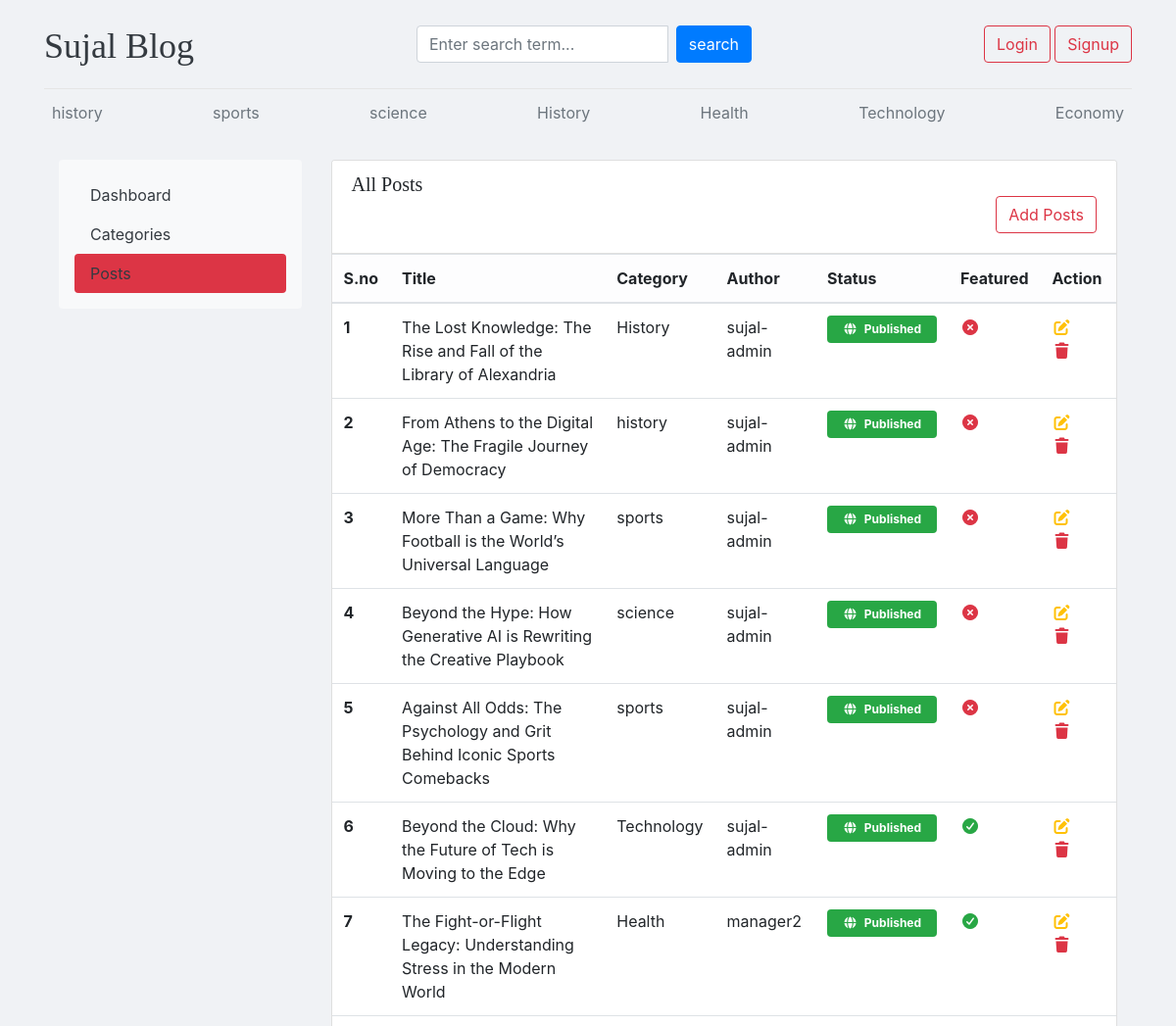
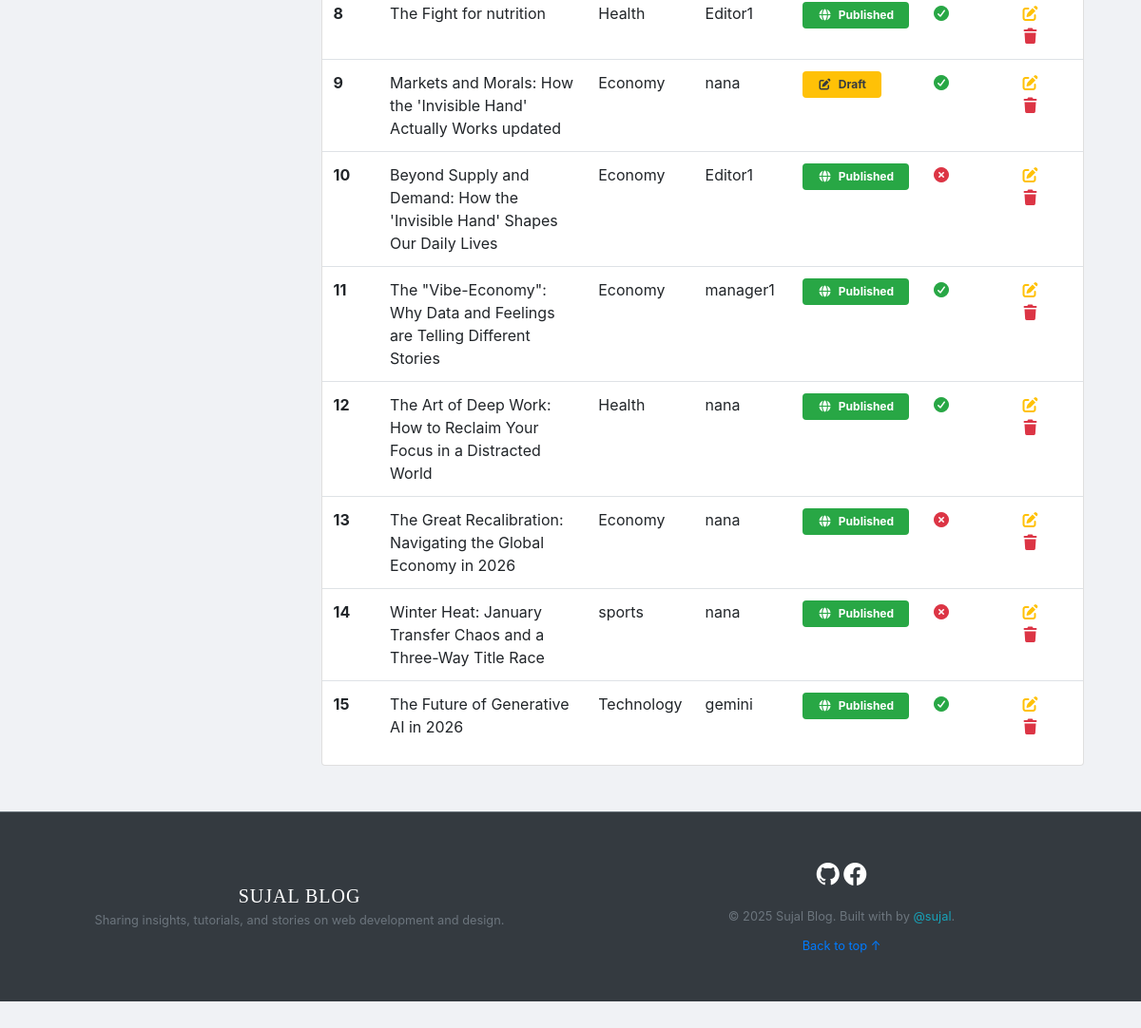
The app's page /dashboard/posts/ with its own data (2 pictures, top to bottom).
### blogs/models.py (models this page shows, shortened)
class Category(models.Model):
    category_name=models.CharField(max_length=50,unique=True)
    created_at=models.DateTimeField(auto_now_add=True)
    updated_at=models.DateField(auto_now=True)
    class Meta:
        verbose_name_plural='categories'
    def __str__(self):
        return self.category_name

class Blog(models.Model):
    title=models.CharField(max_length=100)
    slug=models.SlugField(max_length=150,unique=True,blank=True)
    category=models.ForeignKey(Category,on_delete=models.CASCADE)
    author=models.ForeignKey(User,on_delete=models.CASCADE)
    featured_image=models.ImageField(upload_to='upload/%y/%m/%d')
    short_description=models.TextField(max_length=500)
    blog_body =models.TextField(max_length=2000)
    status=models.CharField(max_length=20,choices=STATUS_CHOICES,default=0)
    is_featured=models.BooleanField(default=False)
    created_at=models.DateTimeField(auto_now_add=True)
    updated_at=models.DateField(auto_now=True)

### dashboards/views.py (the view)
# urls.py: path('posts/',views.posts,name='posts'),
def posts(request):
    posts=Blog.objects.all()
    context={"posts":posts}
    return render(request,'dashboard/post.html',context)

### blogs/context_processors.py (called while the page is built)
def get_categories(request):
    categories=Category.objects.all()
    return dict(categories=categories)

### templates/dashboard/post.html (shortened to what this page needs)
{% extends 'base.html' %}
{% block body %}
<div class="container-fluid mt-4">
  <div class="row">
    {% include 'dashboard/sidebar.html' %}
    <div class="col-md-9">
      <div class="card shadow-sm">
        <div class="card-header bg-white">
          <h5 class="mb-0">All Posts</h5>
          <a href="{% url 'add_posts' %}" class="btn btn-outline-danger btn-md float-right mb-2">Add Posts</a>
        </div>
        <div class="table-responsive">
          <table class="table table-hover align-middle">
            <thead class="table-light">
              <tr>
                <th>S.no</th>
                <th>Title</th>
                <th>Category</th>
                <th>Author</th>
                <th>Status</th>
                <th>Featured</th>
                <th>Action</th>
              </tr>
            </thead>
            <tbody>
              {% for post in posts %}
              <tr>
                <th>{{forloop.counter}}</th>
                <td>{{post.title}}</td>
                <td>{{post.category}}</td>
                <td>{{post.author}}</td>
               <td>
  {% if post.status == "Published" %}
    <span class="badge badge-success px-3 py-2">
      <i class="fas fa-globe mr-1"></i> Published
    </span>
  {% elif post.status == "Draft" %}
    <span class="badge badge-warning px-3 py-2 text-dark">
      <i class="fas fa-edit mr-1"></i> Draft
    </span>
  {% else %}
    <span class="badge badge-secondary px-3 py-2">
      {{ post.status }}
    </span>
  {% endif %}
</td>
                <td>
  {% if post.is_featured %}
    <i class="fas fa-check-circle text-success" title="Featured"></i>
  {% else %}
    <i class="fas fa-times-circle text-danger" title="Not Featured"></i>
  {% endif %}
</td>
                <td>
                  <a href="{% url 'edit_posts' post.id %}"><i class="fa-solid fa-pen-to-square text-warning"></i></a>
                  <a href="{% url 'delete_posts' post.id %}"><i class="fa-solid fa-trash text-danger"></i></a>
                </td>
              </tr>
              {% endfor %}
            </tbody>
          </table>
        </div>
      </div>
    </div>
  </div>
</div>
{% endblock body %}

### templates/base.html (shortened to what this page needs)
<!DOCTYPE html>
{% load static %}
<html lang="en">
<head>
  <link href="https://getbootstrap.com/docs/4.0/dist/css/bootstrap.min.css" rel="stylesheet">
  <link href="{% static 'css/blog.css' %}" rel="stylesheet">
  <link rel="stylesheet" href="https://cdnjs.cloudflare.com/ajax/libs/font-awesome/7.0.1/css/all.min.css" />
  <link rel="stylesheet" href="https://cdn.jsdelivr.net/npm/bootstrap-icons@1.11.3/font/bootstrap-icons.min.css">
</head>
<body>
<div class="main">
  <div class="container ">
    <header class="blog-header py-3">
      <div class="row flex-nowrap justify-content-between align-items-center">
        <div class="col-4 pt-1 ">
          <a class="blog-header-logo text-dark " href="/">Sujal Blog</a>
        </div>
        <div class="col-4">
          <form action="{% url 'search' %}" method="GET">
            <div class="input-group">
              <input class="form-control" type="text" name="keyword" placeholder="Enter search term..."
                aria-label="Enter search term..." aria-describedby="button-search" />
              <button type="submit" class="btn btn-primary mx-2" id="button-search">search</button>
            </div>
          </form>
        </div>
        <div class="col-4 d-flex justify-content-end align-items-center">
          {% if not user.is_authenticated %}
          <a class="btn btn-md btn-outline-danger btn-success" href="{% url 'login' %}">Login</a> &nbsp;
          <a class="btn btn-md btn-outline-danger" href="{% url 'register' %}">Signup</a>
          {% endif %}
        </div>
      </div>
    </header>
    <div class="nav-scroller py-1 mb-2">
      <nav class="nav d-flex justify-content-between">
        {% for cat in categories %}
        <a class="p-2 text-muted fw-bold" href="{% url 'post_by_category' cat.id %}">{{cat.category_name}}</a>
        {% endfor %}
      </nav>
    </div>
    {% block body %}
    {% endblock body %}
  </div>
 <footer class="blog-footer bg-dark text-white mt-5 py-5 border-top border-secondary">
  <div class="container">
    <div class="row align-items-center">
      <div class="col-md-6 text-center text-md-start mb-4 mb-md-0">
        <h5 class="fw-bold text-uppercase mb-1" style="letter-spacing: 1px;">Sujal Blog</h5>
        <p class="text-secondary small mb-0">Sharing insights, tutorials, and stories on web development and design.</p>
      </div>
      <div class="col-md-6 text-center text-md-end">
        <div class="mb-3">
          <a href="https://github.com/sujallmajhi" target="_blank" class="text-white me-4 text-decoration-none shadow-sm">
            <i class="bi bi-github" style="font-size: 1.5rem;"></i>
          </a>
          <a href="https://www.facebook.com/share/1NXvtaTKYE/" target="_blank" class="text-white text-decoration-none shadow-sm">
            <i class="bi bi-facebook" style="font-size: 1.5rem;"></i>
          </a>
        </div>
        <p class="text-secondary small mb-0">
          &copy; 2025 Sujal Blog. Built with  by
          <a href="https://github.com/sujallmajhi" class="text-info text-decoration-none fw-bold">@sujal</a>.
        </p>
        <div class="mt-2">
            <a href="#" class="text-white-50 small text-decoration-none">Back to top ↑</a>
        </div>
      </div>
    </div>
  </div>
</footer>
</div>
</body>
</html>

### blogmain/static/css/blog.css (style rules this page uses)
.blog-header { border-bottom: 1px solid #e5e5e5; }
.blog-header-logo { font-family: "Playfair Display", Georgia, "Times New Roman", serif; font-size: 2.25rem; }
h1, h2, h3, h4, h5, h6 { font-family: "Playfair Display", Georgia, "Times New Roman", serif; }
.blog-footer { padding: 2.5rem 0; color: #727272; text-align: center; background-color: #f9f9f9; border-top: .05rem solid #e5e5e5; }
.blog-footer p:last-child { margin-bottom: 0; }
.main { background-color: #f0f2f5; min-height: 100vh; margin: 0; padding-bottom: 40px; }

### records on screen
Category: category_name "history"
Category: category_name "sports"
Category: category_name "science"
Category: category_name "History"
Category: category_name "Health"
Category: category_name "Technology"
Category: category_name "Economy"
Blog: title "The Lost Knowledge: The Rise and Fall of the Library of Alexandria", category "History", author "sujal-admin", status "Published" (drawn), is_featured False (drawn)
Blog: title "From Athens to the Digital Age: The Fragile Journey of Democracy", category "history", author "sujal-admin", status "Published" (drawn), is_featured False (drawn)
Blog: title "More Than a Game: Why Football is the World’s Universal Language", category "sports", author "sujal-admin", status "Published" (drawn), is_featured False (drawn)
Blog: title "Beyond the Hype: How Generative AI is Rewriting the Creative Playbook", category "science", author "sujal-admin", status "Published" (drawn), is_featured False (drawn)
Blog: title "Against All Odds: The Psychology and Grit Behind Iconic Sports Comebacks", category "sports", author "sujal-admin", status "Published" (drawn), is_featured False (drawn)
Blog: title "Beyond the Cloud: Why the Future of Tech is Moving to the Edge", category "Technology", author "sujal-admin", status "Published" (drawn), is_featured True (drawn)
Blog: title "The Fight-or-Flight Legacy: Understanding Stress in the Modern World", category "Health", author "manager2", status "Published" (drawn), is_featured True (drawn)
Blog: title "The Fight for nutrition", category "Health", author "Editor1", status "Published" (drawn), is_featured True (drawn)
Blog: title "Markets and Morals: How the 'Invisible Hand' Actually Works updated", category "Economy", author "nana", status "Draft" (drawn), is_featured True (drawn)
Blog: title "Beyond Supply and Demand: How the 'Invisible Hand' Shapes Our Daily Lives", category "Economy", author "Editor1", status "Published" (drawn), is_featured False (drawn)
Blog: title "The \"Vibe-Economy\": Why Data and Feelings are Telling Different Stories", category "Economy", author "manager1", status "Published" (drawn), is_featured True (drawn)
Blog: title "The Art of Deep Work: How to Reclaim Your Focus in a Distracted World", category "Health", author "nana", status "Published" (drawn), is_featured True (drawn)
Blog: title "The Great Recalibration: Navigating the Global Economy in 2026", category "Economy", author "nana", status "Published" (drawn), is_featured False (drawn)
Blog: title "Winter Heat: January Transfer Chaos and a Three-Way Title Race", category "sports", author "nana", status "Published" (drawn), is_featured False (drawn)
Blog: title "The Future of Generative AI in 2026", category "Technology", author "gemini", status "Published" (drawn), is_featured True (drawn)
